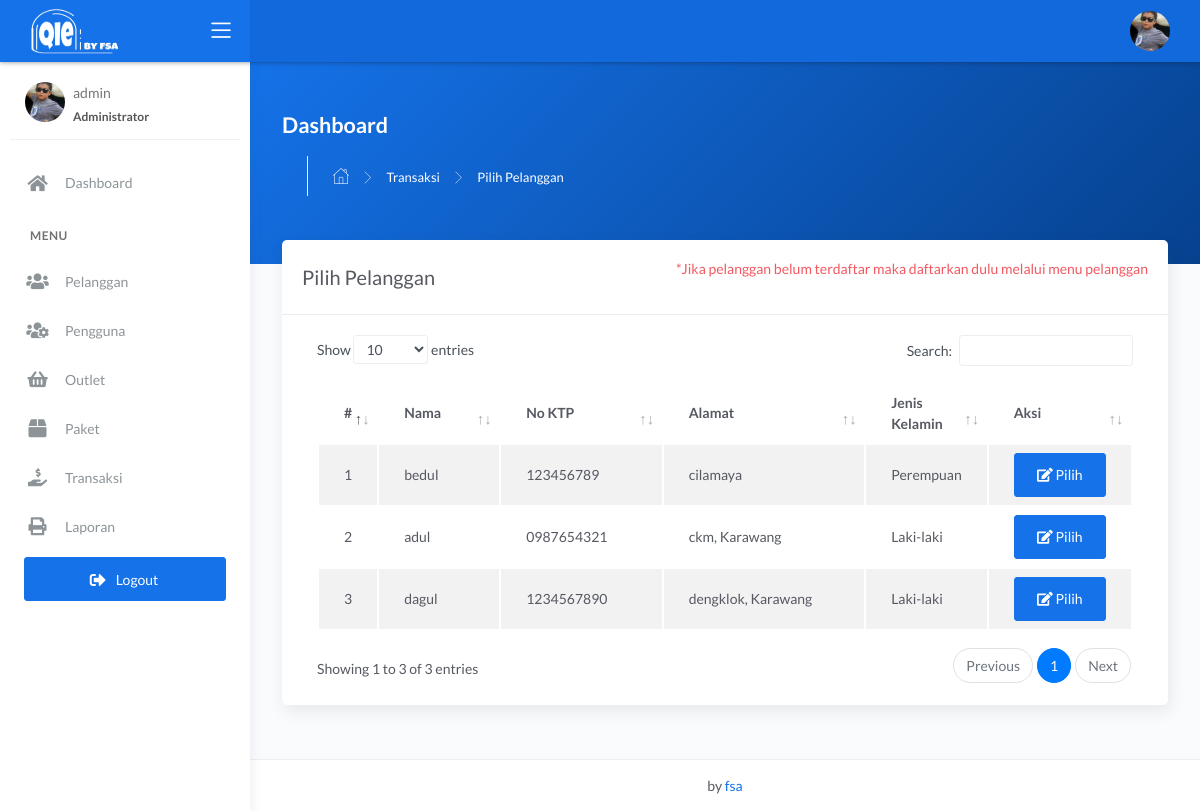
Page /admin/cari.php (signed in) on the committed database.
### tables this page shows
CREATE TABLE `pelanggan` (
  `id_pelanggan` int(11) NOT NULL,
  `nama_pelanggan` varchar(228) NOT NULL,
  `alamat_pelanggan` text NOT NULL,
  `jenis_kelamin` enum('L','P') NOT NULL,
  `telp_pelanggan` varchar(15) NOT NULL,
  `no_ktp` varchar(30) NOT NULL
);

### admin/cari.php (the view, shortened to what this page needs)
<?php
$title = 'Pilih Pelanggan';
require 'koneksi.php';
$query = 'SELECT * FROM pelanggan';
$data = mysqli_query($conn, $query);
require 'header.php';
?>
<div class="panel-header bg-primary-gradient">
    <div class="page-inner py-5">
        <div class="d-flex align-items-left align-items-md-center flex-column flex-md-row">
            <div>
                <h2 class="text-white pb-2 fw-bold">Dashboard</h2>
            </div>
        </div>
        <div class="page-header">
            <ul class="breadcrumbs">
                <li class="nav-home">
                    <a href="index.php" style="color: white;">
                        <i class="flaticon-home"></i>
                    </a>
                </li>
                <li class="separator" style="color: white;">
                    <i class="flaticon-right-arrow"></i>
                </li>
                <li class="nav-item">
                    <a href="transaksi.php" class="text-white">Transaksi</a>
                </li>
                <li class="separator" style="color: white;">
                    <i class="flaticon-right-arrow"></i>
                </li>
                <li class="nav-item">
                    <a href="#" class="text-white"><?= $title; ?></a>
                </li>
            </ul>
        </div>
    </div>
</div>
<div class="page-inner mt--5">
    <diva class="row">
        <div class="col-md-12">
            <div class="card">
                <div class="card-header">
                    <div class="d-flex align-items-center">
                        <h4 class="card-title"><?= $title; ?></h4>
                        <p class="ml-auto text-danger">
                            *Jika pelanggan belum terdaftar maka daftarkan dulu melalui menu pelanggan
                        </p>
                    </div>
                </div>
                <div class="card-body">
                    <div class="table-responsive">
                        <table id="basic-datatables" class="display table table-striped table-hover">
                            <thead>
                                <tr>
                                    <th style="width: 7%">#</th>
                                    <th>Nama</th>
                                    <th style="width: 20%;">No KTP</th>
                                    <th style="width: 25%;">Alamat</th>
                                    <th style="width: 15%;">Jenis Kelamin</th>
                                    <th style="width: 10%">Aksi</th>
                                </tr>
                            </thead>
                            <tbody>
                                <?php
                                $no = 1;
                                if (mysqli_num_rows($data) > 0) {
                                    while ($plg = mysqli_fetch_assoc($data)) {
                                ?>
                                        <tr>
                                            <td><?= $no++; ?></td>
                                            <td><?= $plg['nama_pelanggan']; ?></td>
                                            <td><?= $plg['no_ktp']; ?></td>
                                            <td><?= $plg['alamat_pelanggan']; ?></td>
                                            <td><?php if ($plg['jenis_kelamin'] == 'L') {
                                                    echo "Laki-laki";
                                                } else {
                                                    echo "Perempuan";
                                                } ?>
                                            </td>
                                            <td>
                                                <div class="form-button-action">
                                                    <a href="tambah_transaksi.php?id=<?= $plg['id_pelanggan']; ?>" type="button" class="btn btn-primary" data-original-title="pilih">
                                                        <i class="fa fa-edit"></i> Pilih
                                                    </a>
                                                </div>
                                            </td>
                                        </tr>
                                <?php }
                                }
                                ?>
                            </tbody>
                        </table>
                    </div>
                </div>
            </div>
        </div>
</div>
</div>
<?php
require 'footer.php';
?>

### rows in the picture
pelanggan: nama_pelanggan "bedul", no_ktp "123456789", alamat_pelanggan "cilamaya", jenis_kelamin "Perempuan"
pelanggan: nama_pelanggan "adul", no_ktp "0987654321", alamat_pelanggan "ckm, Karawang", jenis_kelamin "Laki-laki"
pelanggan: nama_pelanggan "dagul", no_ktp "1234567890", alamat_pelanggan "dengklok, Karawang", jenis_kelamin "Laki-laki"

### other values in the picture
$_SESSION['username'] "admin"
$title "Pilih Pelanggan"
